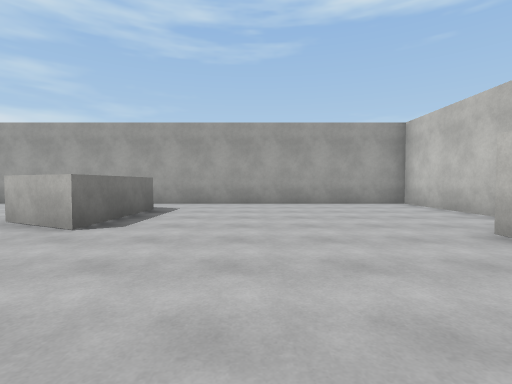
view 1 (above)

24 first-person views from a walk through a 3-D level made in the Unity game engine. The camera is 1.3 m above the floor, tilts 2° down and sees 85° across. The floor is counted in squares, 2 m on a side. Each view is taken from the middle of a square. On the plan, view 1 faces up. The plan holds only what a view shows up to about 9 squares ahead; the rest is blank. The place goes on beyond the plan. The player is left out. Surface patterns are stand-ins for the level's own textures.

view 2
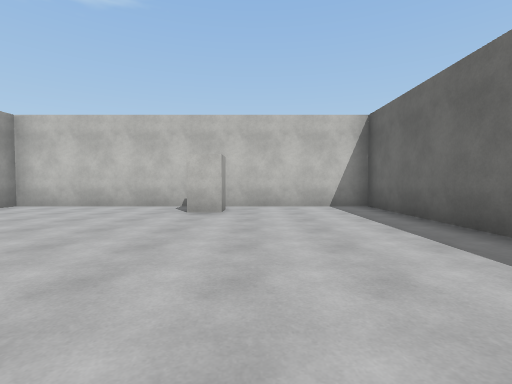

view 3
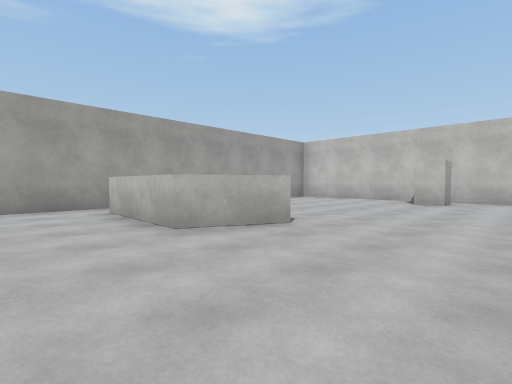

view 4
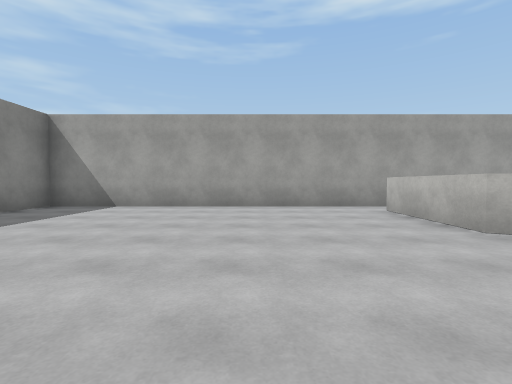

view 5
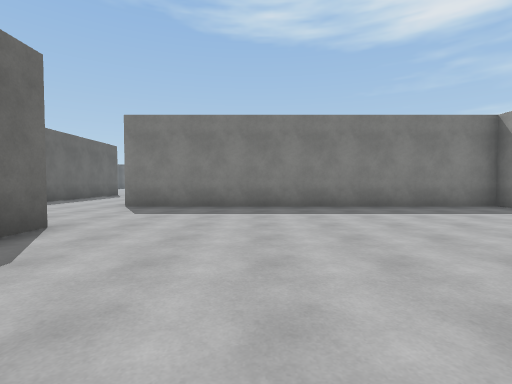

view 6
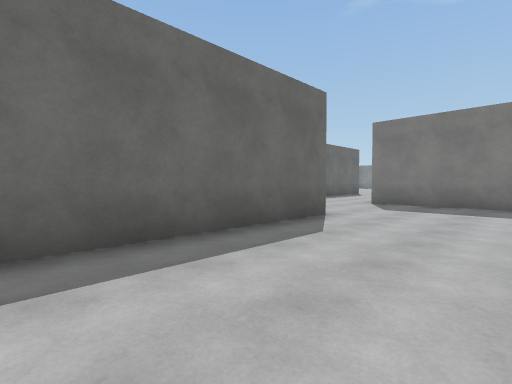

view 7
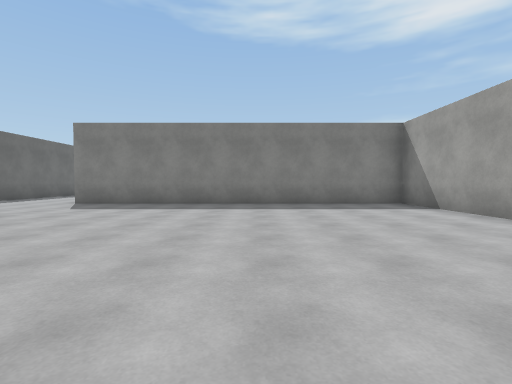

view 8
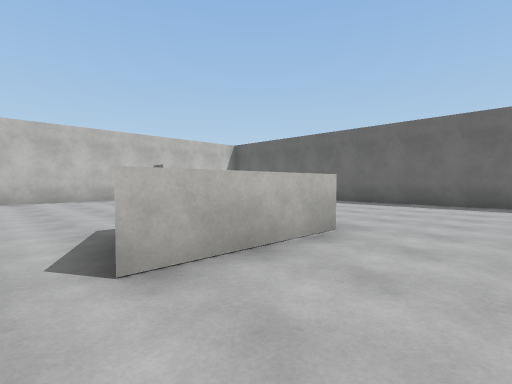

view 9
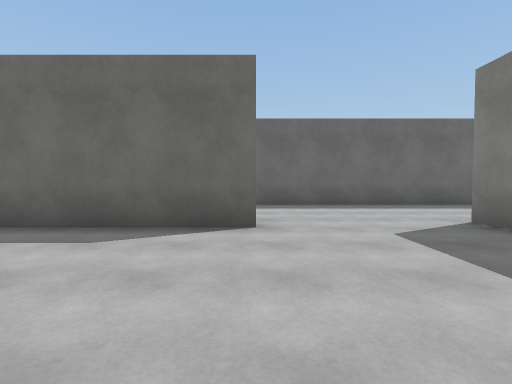

view 10
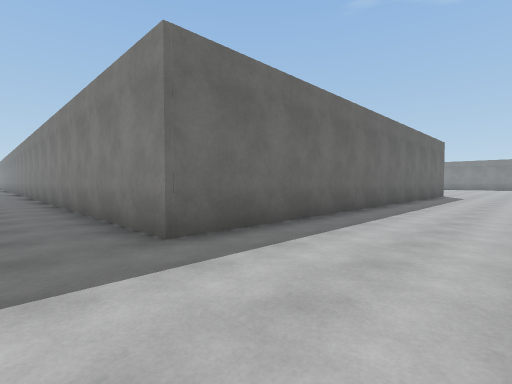

view 11
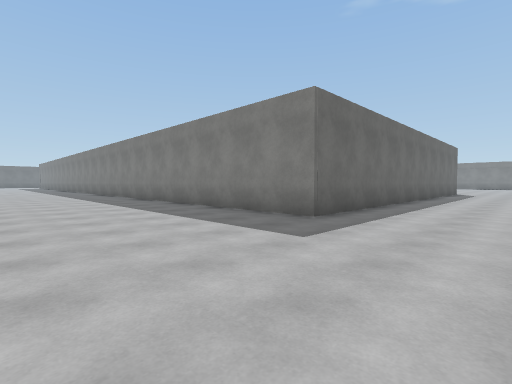

view 12
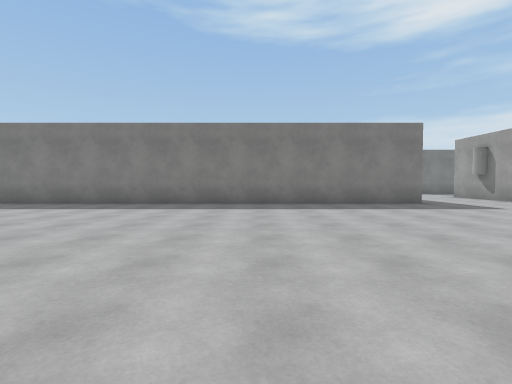

view 13
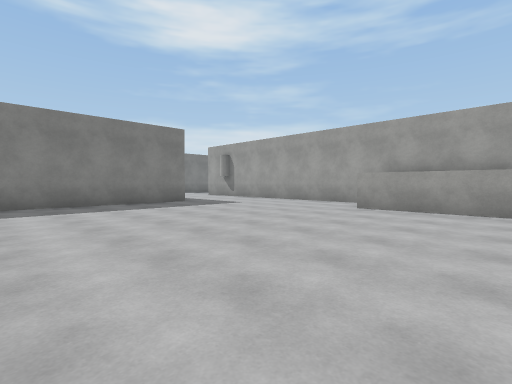

view 14
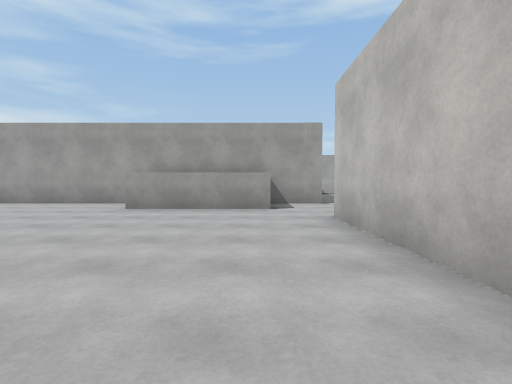

view 15
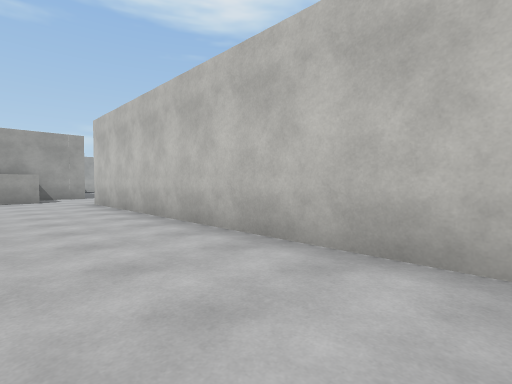

view 16
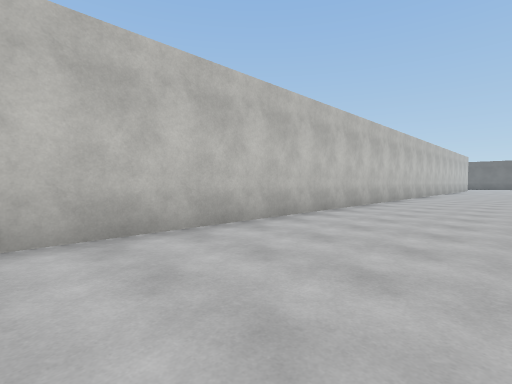

view 17
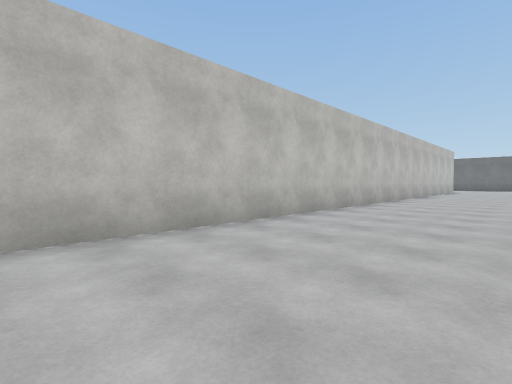

view 18
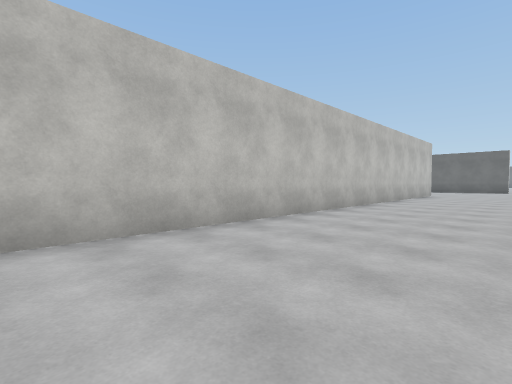

view 19
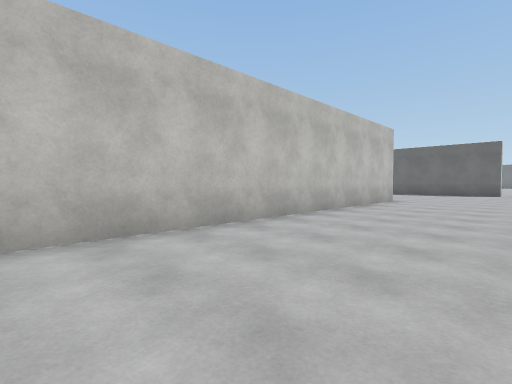

view 20
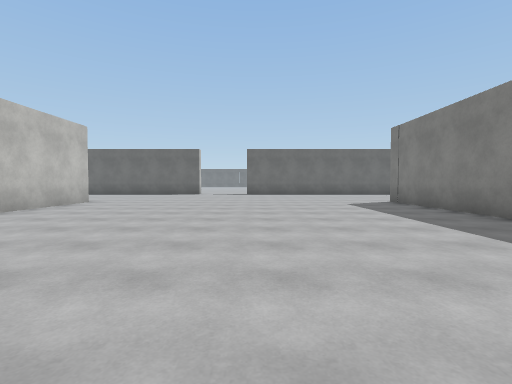

view 21
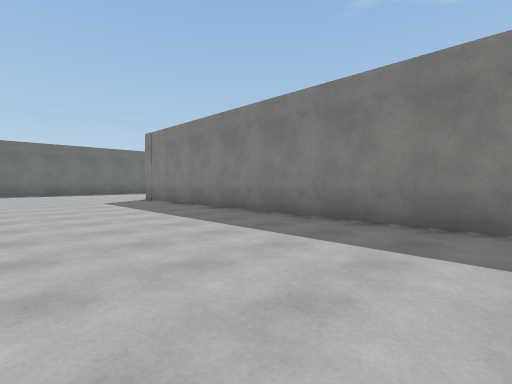

view 22
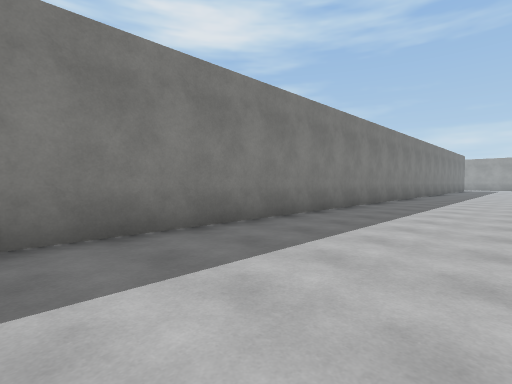

view 23
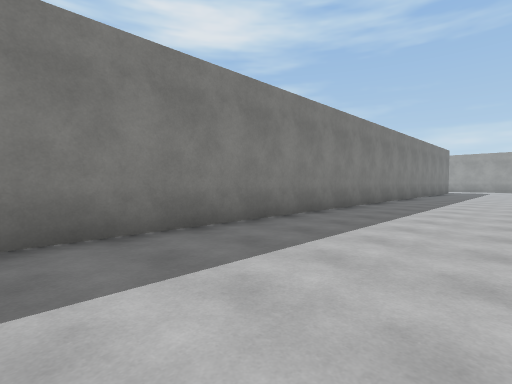

view 24
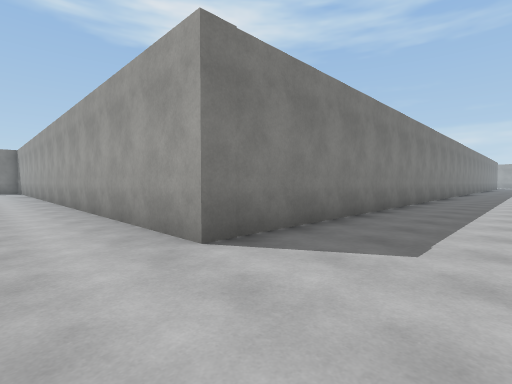

### Floor plan
Points are (right, up) in squares from view 1. A wall is a line through its corners. A room is listed if a view was taken in it or the views show most of it. See-through windows are left out.
Room 1 (views 1, 2, 3, 4, 5, 6, 7, 8, 9)
walls: (-2.4, 6.7) (-2.5, 3.7) (-4.1, 4.5) (-4, 7.5); (0.2, -1) (4.4, -1) (4.4, 8.4) (-12.5, 8.4) (-12.5, -1.6); (-9, -1) (-2.2, -1)
ways out: opening at (-11, -1) to room 2
objects: block (3, 3)
Room 2 (views 10, 11, 12, 13, 14, 15, 16, 17, 18, 19, 20, 21, 22, 23, 24)
walls: (-15.2, -4.9) (-5.5, -4.9) (-5.5, -37.3) (-14.1, -37.3); (3.4, -3.3) (-0.2, -3.3); (-0.9, -1.5) (-4.9, -1.5); (4.4, -37) (4.4, -4.8); (5, -1.5) (3.4, -1.5)
ways out: opening at (-11, -1) to room 1

Where each view was taken, in squares from view 1:
view 1: 0 up, 0 right, facing up
view 2: 2 up, 3 left, facing right
view 3: 1 up, 6 left, facing up-right
view 4: 1 up, 7 left, facing up
view 5: 2 up, 5 left, facing left
view 6: 2 up, 4 left, facing down-left
view 7: 4 up, 4 left, facing left
view 8: 8 up, 6 left, facing down-right
view 9: 3 up, 9 left, facing down
view 10: 2 down, 4 left, facing down-left
view 11: 2 down, 1 left, facing down-left
view 12: 10 down, 3 right, facing left
view 13: 10 down, 3 right, facing up-left
view 14: 10 down, 3 right, facing up
view 15: 14 down, 2 right, facing up-right
view 16: 12 down, 1 right, facing down-right
view 17: 17 down, 1 right, facing down-right
view 18: 22 down, 1 right, facing down-right
view 19: 27 down, 1 right, facing down-right
view 20: 28 down, 1 left, facing down
view 21: 27 down, 1 left, facing down-left
view 22: 29 down, 2 left, facing up-left
view 23: 24 down, 2 left, facing up-left
view 24: 39 down, 3 left, facing up-left
